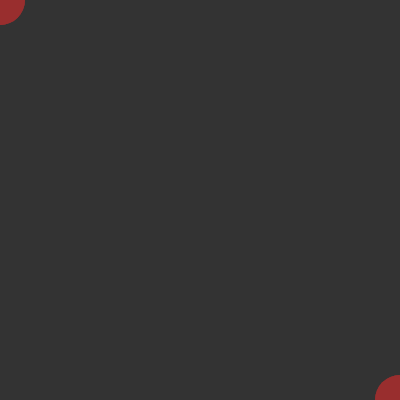
Frame 1 (no input)
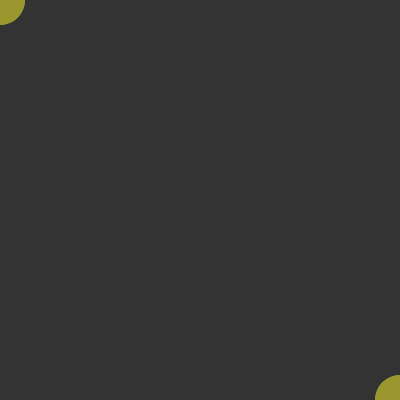
Frame 60 (no input)
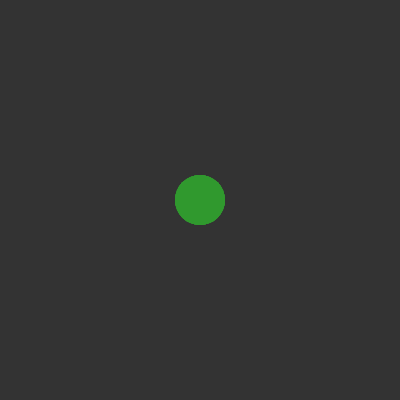
Frame 120 (the mouse pressed at the canvas centre since frame 60)

The p5.js sketch that drew these frames (run headless with seeded random() and noise() and a simulated clock; from frame 60 on, the mouse is pressed at the canvas centre):

// p5.js sketch
// ── sketch.js
let hue = 0;

function setup() {
  createCanvas(400, 400);
  colorMode(HSB, 360, 100, 100, 100);
  noStroke();
}

function draw() {
  background(20);
  
  fill(hue, 70, 60);
  // same as: hue = hue + 1;
  // or: hue += 1;
  hue++;
  // same as: hue = hue % 360;
  hue %= 360;
  
  // local variable <- assign value 50
  let circleSize = 50;
  // jak popsat "x-ova pozice mysi"? mouseX
  circle(mouseX, mouseY, circleSize);
  circle(mouseY, mouseX, circleSize);
  // local variable (using other variables)
  let inverseMouseX = width - mouseX;
  let inverseMouseY = height - mouseY;
  circle(inverseMouseX, inverseMouseY, circleSize);
  circle(inverseMouseY, inverseMouseX, circleSize);
}
